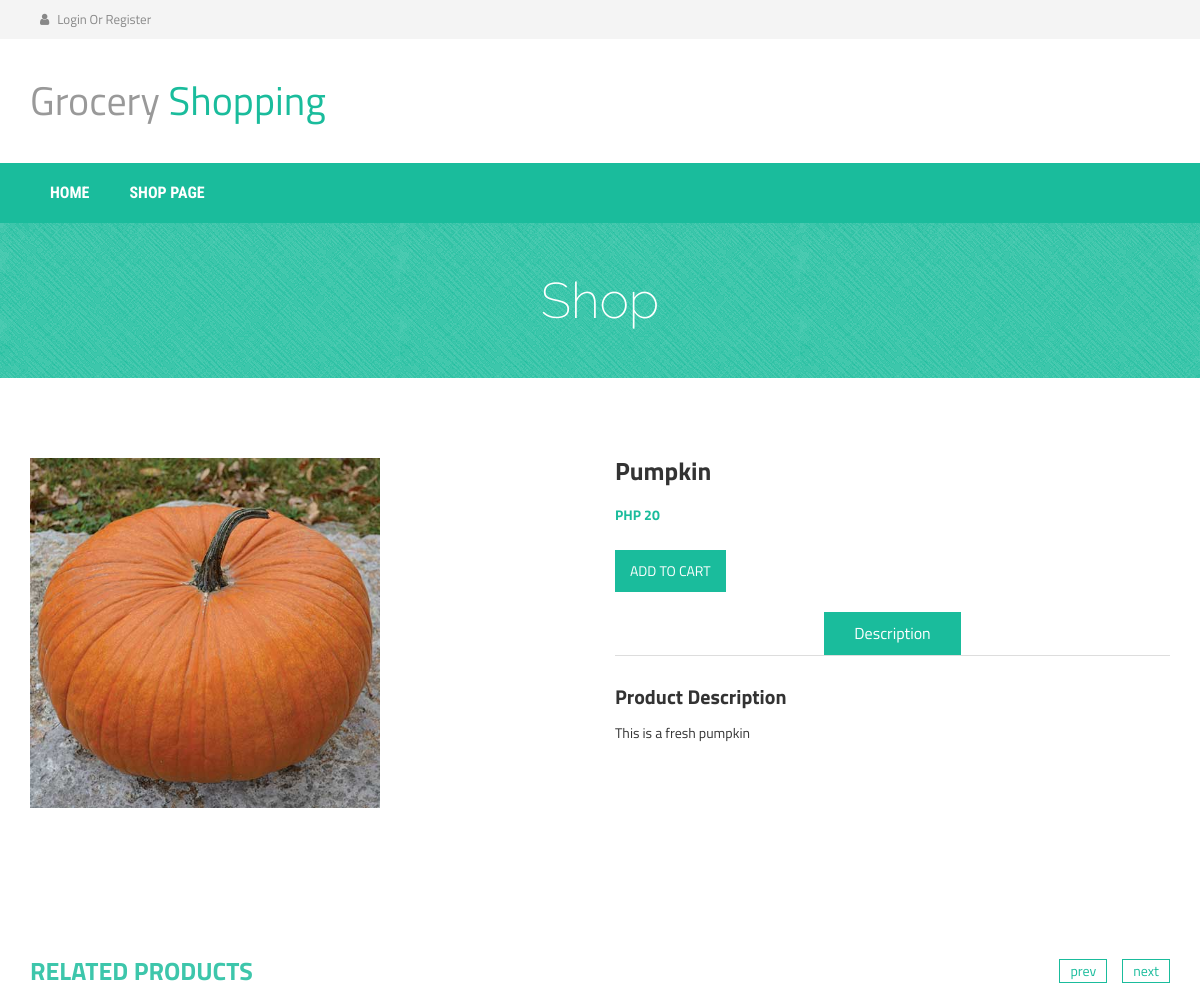
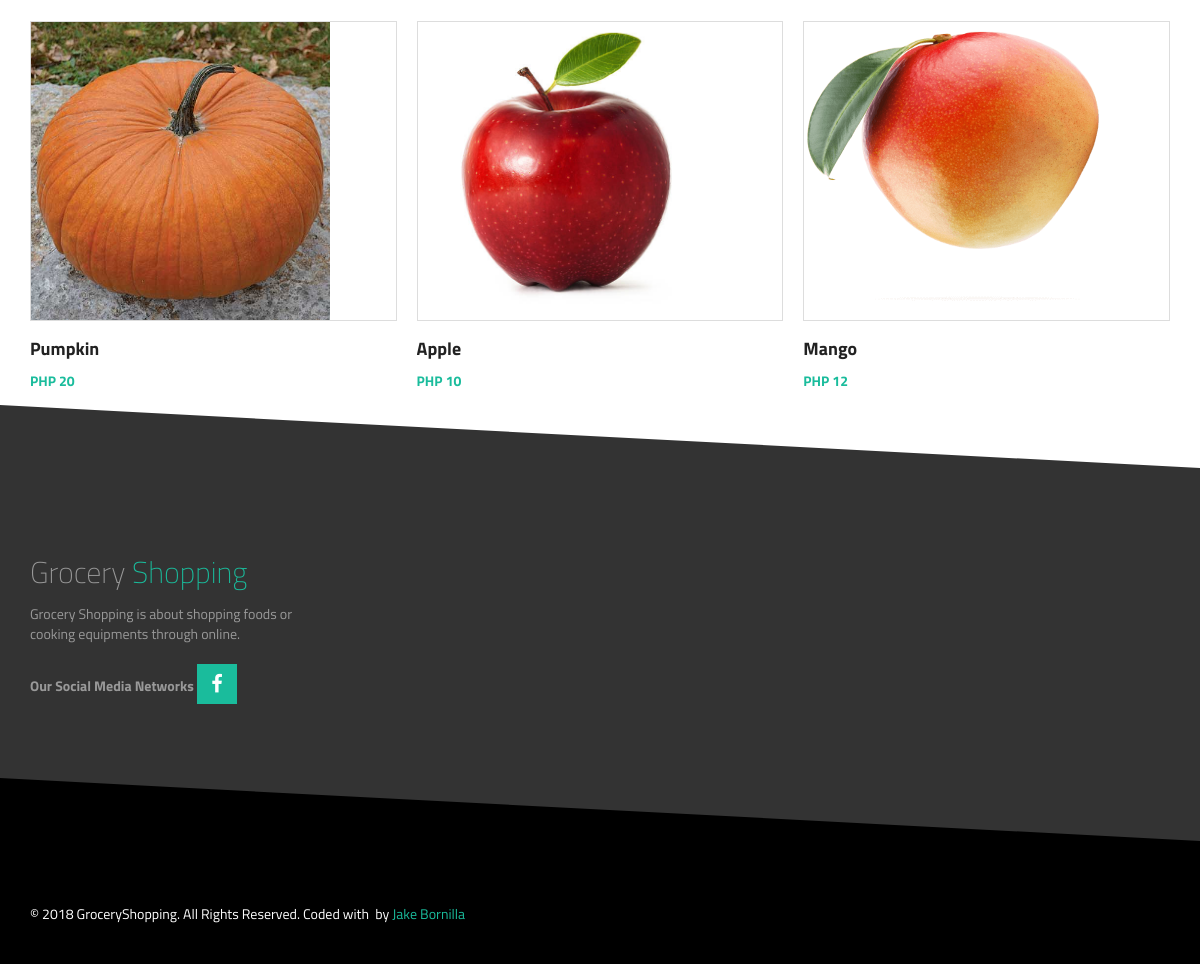
/Single?id=3, run on the app's committed database (2 pictures, top to bottom).
### tables this page shows
CREATE TABLE `products` (
  `p_id` int(11) NOT NULL,
  `product_name` varchar(100) NOT NULL,
  `product_category` varchar(100) NOT NULL,
  `product_price` varchar(100) NOT NULL,
  `product_des` varchar(1000) NOT NULL,
  `file_name` varchar(100) NOT NULL,
  `file_path` varchar(100) NOT NULL,
  `file_ext` varchar(100) NOT NULL
);

### application/controllers/Single.php (called while the page is built)
<?php
class Single extends CI_Controller
{
    function index(){
        $id = $_GET['id'];
        $query = $this->Single_model->getPro($id);
        $data['product'] = $query->result();
        $query = $this->Single_model->rel_pro();
        $data['relpro'] = $query->result();
        $this->load->view('single-product',$data);
    }
}

### index.php (called while the page is built, shortened)
<?php
require_once BASEPATH.'core/CodeIgniter.php';

### application/models/Single_model.php (called while the page is built)
<?php
class Single_model extends CI_Model
{
    function getPro($id){
        $query = $this->db->get_where('products',array('p_id' => $id));
        return $query;
    }
    function rel_pro(){
        $query = $this->db->get('products');
        return $query;
    }
}

### application/views/single-product.php (the view, shortened to what this page needs)
<?php include "include/head2.php";?>
<?php include "include/head.php";?>
<div class="product-big-title-area">
    <div class="container">
        <div class="row">
            <div class="col-md-12">
                <div class="product-bit-title text-center">
                    <h2>Shop</h2>
                </div>
            </div>
        </div>
    </div>
</div>
<div class="single-product-area">
    <div class="zigzag-bottom"></div>
    <div class="container">
        <div class="row">
            <div class="col-md-12">
                <div class="product-content-right">
                    <?php
                    if(isset($product)){
                        foreach ($product as $row){
                            ?>
                            <div class="row">
                                <div class="col-sm-6">
                                    <div class="product-images">
                                        <div class="product-main-img">
                                            <img style="height: 350px; width: 350px" src="<?php echo base_url('/uploads/'.$row->file_name) ?>" alt="">
                                        </div>
                                    </div>
                                </div>
                                <div class="col-sm-6">
                                    <div class="product-inner">
                                        <h2 class="product-name"><?php echo $row->product_name ?></h2>
                                        <div class="product-inner-price">
                                            <ins>PHP <?php echo $row->product_price ?></ins>
                                        </div>
                                        <a href="<?php echo base_url()?>index.php/Cart?id=<?php echo $row->p_id ?>" ><button class="add_to_cart_button" type="submit">Add to cart</button></a>
                                        <br/><br/>
                                        <div role="tabpanel">
                                            <ul class="product-tab" role="tablist">
                                                <li role="presentation" class="active"><a href="#home" aria-controls="home" role="tab" data-toggle="tab">Description</a></li>
                                            </ul>
                                            <div class="tab-content">
                                                <div role="tabpanel" class="tab-pane fade in active" id="home">
                                                    <h2>Product Description</h2>
                                                    <p>
                                                        <?php echo $row->product_des ?>
                                                    </p>
                                                </div>
                                            </div>
                                        </div>
                                    </div>
                                </div>
                            </div>
                            <?php
                        }
                    }
                    ?>
                    <br/><br/><br/><br/><br/>
                    <div class="related-products-wrapper">
                        <h2 class="related-products-title">Related Products</h2>
                        <div class="related-products-carousel">
                            <?php
                            if(isset($relpro)){
                                foreach($relpro as $row ){
                                    ?>
                            <div class="single-product">
                            <div class="product-f-image">
                                <img style="height: 300px; width: 300px" src="<?php echo base_url() ?>uploads/<?php echo $row->file_name ?>" alt="">
                                <div class="product-hover">
                                </div>
                            </div>
                            <h2><a href=""><?php echo $row->product_name ?></a></h2>
                            <div class="product-carousel-price">
                                <ins>PHP <?php echo $row->product_price ?></ins>
                            </div>
                        </div>
                                    <?php
                                }
                            }
                            ?>
                        </div>
                    </div>
                </div>
            </div>
        </div>
    </div>
</div>
<?php include "include/footer.php";?>
<?php include "include/footer2.php";?>

### assets/style.css (style rules this page uses)
img { max-width: 100%; height: auto; }
h1, h2, h3, h4, h5, h6 { font-weight: 700; margin: 0 0 15px; }
body { font-family: 'Titillium Web', sans-serif; }
.slider-area, .promo-area, .brands-area, .maincontent-area, .footer-top-area, .product-widget-area, .product-breadcroumb-area, .single-product-area { position: relative;overflow: hidden }
.zigzag-bottom { background: none repeat scroll 0 0 #1abc9c; bottom: -80px; height: 165px; left: -5%; position: absolute; transform: rotate(3deg); width: 108%; z-index: 9; }
.product-f-image { position: relative; }
.product-hover { height: 100%; left: 0; position: absolute; top: 0; width: 100%;overflow: hidden;border: 1px solid #ddd; }
.product-hover:after { background: none repeat scroll 0 0 #000; content: ""; height: 100%; left: -100%; opacity: 0.6; position: absolute; top: 0; width: 100%;transition: .4s; }
.product-carousel-price ins { color: #1abc9c; font-weight: 700; margin-right: 5px; text-decoration: none; }
.single-product h2 { font-size: 18px; line-height: 25px; margin-bottom: 10px; margin-top: 15px; }
.single-product h2 a { color: #222; }
.single-product { overflow: hidden; }
a { color: #1abc9c }
.product-big-title-area { background: url(img/crossword.png) repeat scroll 0 0 #1ABC9C }
.product-bit-title h2 { font-family: raleway; font-size: 50px; font-weight: 200; margin: 0; padding: 50px 0;color: #fff; }
.single-product-area .zigzag-bottom { background-color: #333333 }
.single-product-area { padding: 80px 0 130px; }
input[type="submit"], button[type=submit] { background: none repeat scroll 0 0 #1abc9c; border: medium none; color: #fff; padding: 11px 20px; text-transform: uppercase; }
.product-main-img { margin-bottom: 20px; }
.product-name { font-size: 25px; margin-bottom: 20px; }
.product-inner-price { margin-bottom: 25px; }
.product-inner-price > ins { color: #1abc9c; font-weight: 700; margin-right: 10px; text-decoration: none; }
.add_to_cart_button { background: none repeat scroll 0 0 #1abc9c; border: medium none; color: #fff; padding: 6px 25px;display: inline-block }
.product-tab { border-bottom: 1px solid #ddd; list-style: outside none none; margin: 0 0 30px; padding: 0; text-align: center; }
.product-tab li { display: inline-block; }
.product-tab li.active { background: none repeat scroll 0 0 #1abc9c; }
.product-tab li.active a { color: #fff; }
.product-tab li a { color: #222; display: block; font-size: 16px; padding: 10px 30px; }
.tab-content h2 { font-size: 20px; }
.tab-content { margin-bottom: 30px; }
.related-products-wrapper { margin-top: 30px; }
.related-products-title { color: #3dc6ab; font-size: 25px; margin-bottom: 30px; text-transform: uppercase; }

### assets/css/responsive.css (style rules this page uses)
@media only screen and (min-width: 992px) and (max-width: 1280px) { input[type="submit"], button[type="submit"] { padding: 11px 15px; } }

### data on the page
products: file_name (picture), product_name "Pumpkin", product_price "20", product_des "This is a fresh pumpkin"
products: file_name (picture), product_name "Apple", product_price "10"
products: file_name (picture), product_name "Mango", product_price "12"
